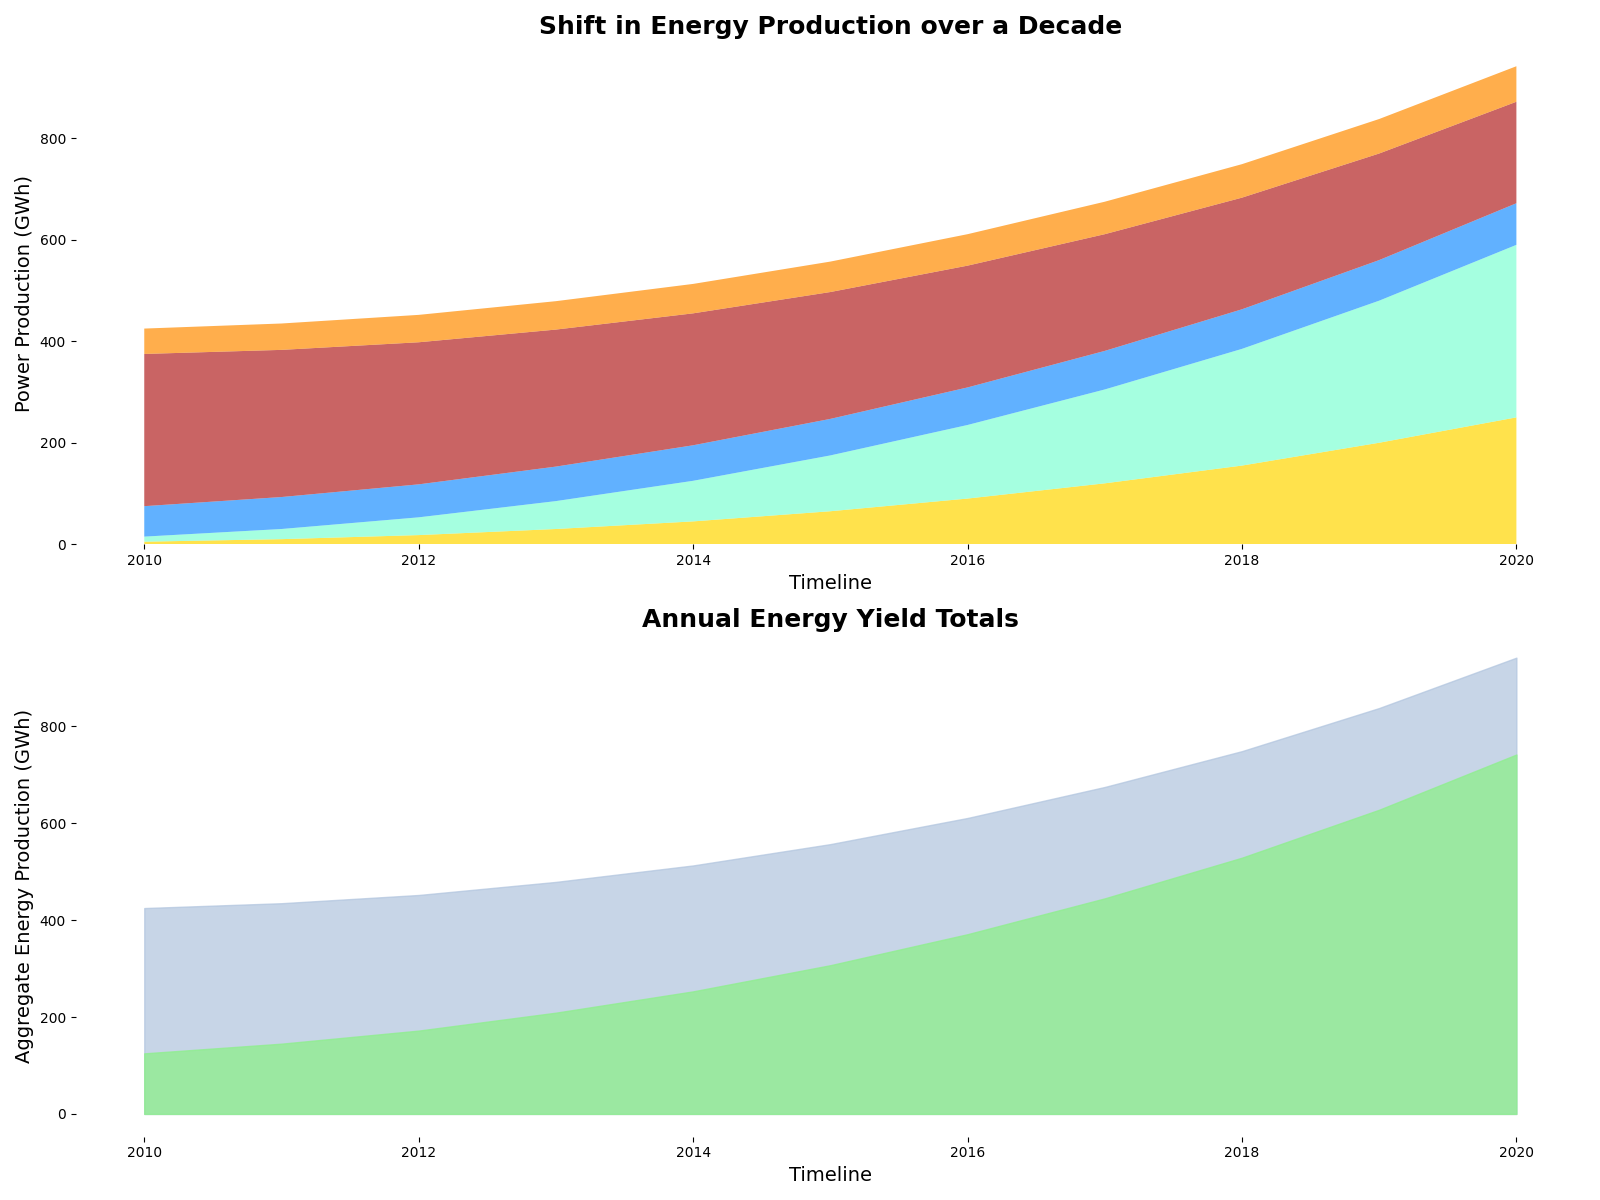

Write the Python code that produced this figure.
import matplotlib.pyplot as plt
import numpy as np

years = np.arange(2010, 2021)
solar = np.array([5, 10, 18, 30, 45, 65, 90, 120, 155, 200, 250])
wind = np.array([10, 20, 35, 55, 80, 110, 145, 185, 230, 280, 340])
hydro = np.array([60, 63, 65, 68, 70, 72, 74, 76, 78, 80, 82])
fossil = np.array([300, 290, 280, 270, 260, 250, 240, 230, 220, 210, 200])
nuclear = np.array([50, 52, 54, 56, 58, 60, 62, 64, 66, 68, 70])

renewable = solar + wind + hydro
total = renewable + fossil + nuclear

fig, (ax1, ax2) = plt.subplots(nrows=2, figsize=(16, 12))

ax1.stackplot(
    years, solar, wind, hydro, fossil, nuclear,
    colors=['#FFD700', '#7FFFD4', '#1E90FF', '#B22222', '#FF8C00'], alpha=0.7
)
ax1.set_xlabel('Timeline', fontsize=14)  # Altered
ax1.set_ylabel('Power Production (GWh)', fontsize=14)  # Altered
ax1.set_title('Shift in Energy Production over a Decade', fontsize=18, fontweight='bold')  # Altered
ax1.spines['top'].set_visible(False)
ax1.spines['right'].set_visible(False)
ax1.spines['left'].set_visible(False)
ax1.spines['bottom'].set_visible(False)

ax2.fill_between(years, 0, total, color='lightsteelblue', alpha=0.7)
ax2.fill_between(years, 0, renewable + nuclear, color='lightgreen', alpha=0.8)
ax2.set_xlabel('Timeline', fontsize=14)  # Altered
ax2.set_ylabel('Aggregate Energy Production (GWh)', fontsize=14)  # Altered
ax2.set_title('Annual Energy Yield Totals', fontsize=18, fontweight='bold')  # Altered
ax2.spines['top'].set_visible(False)
ax2.spines['right'].set_visible(False)
ax2.spines['left'].set_visible(False)
ax2.spines['bottom'].set_visible(False)

plt.tight_layout()
plt.show()
